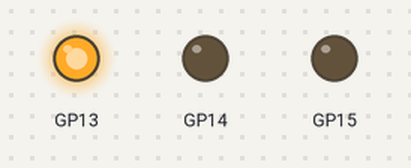
The program below on a simulated Raspberry Pi Pico running MicroPython. On the bench: output pins drawn as LEDs (lit = HIGH). Library files of the repository ran but are not shown: st7735.py. At 0.0 s the program stops and its outputs stay as they are.

Above: at 0.1 s.
Timing chart, 0 to 1.5 s (numbered marks = the images above):
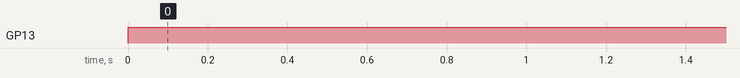

The program:

example.config.py
```python
# ty importy jsou tady potreba, nehrab na to
import machine
import st7735

#var
zastavka = "" #jestli je v nazvu mezera tak misto ni pouzij "+" priklad:(Krivankovo+Namesti)
nastupiste = "" #nastupiste (nech prazdy aby se ukazovali vsechny odjezdy)
ssid = "SSID"  # Zde zadejte název vaší Wi-Fi sítě (deafult: SSID)
password = "passwd"  # Zde zadejte heslo k vaší Wi-Fi síti (deafult: passwd)

#barvicky
WHITE = 0xFFFF
RED = 0xF800
YELLOW = 0xFFE0

#konfigurace displeje
spi = machine.SPI(1, baudrate=40000000, polarity=0, phase=0) # SPI bus configuration
tft = st7735.TFT(spi, 14, 15, 13) # nastaveni pinu, 14 - CS, 15 - DC, 13 - RESET (jestli pouzivas ten pinout co mam na githubu tak do toho nedrbej)

#rychlost scrolovani textu
scroll_speed = 1 # rychlost scrolovani textu (default: 1)
scroll_speed_info = 3 # rychlost scrolovani vyluk (default: 3)
scroll_pause_interval = 2  # pauza mezi scrollovanim (default: 2) - v sekundach

#rychlost aktualizace
fetch_interval = 15  # sekund
draw_interval = 0.2  # sekund

#frekvence rpi pico
frekvence = 250_000_000 # frekvence rpi pico (default: 250_000_000) muze byt i mensi, ale pak se bude pomaleji aktualizovat displej

#čas
cesko = True # jestli chces cesky cas tak dej true, jinak false (default: true)
time_offset = 0 # casovy posun v hodinach (default: 0) jestli mas cesko = true tak dej 0, jinak dej cislo podle tvoji casove zony (napr. 1 pro stredoevropsky cas, 2 pro východoevropský čas atd.)
```

Measured:
- by itself, GP13: LOW → HIGH at 0.00 s
